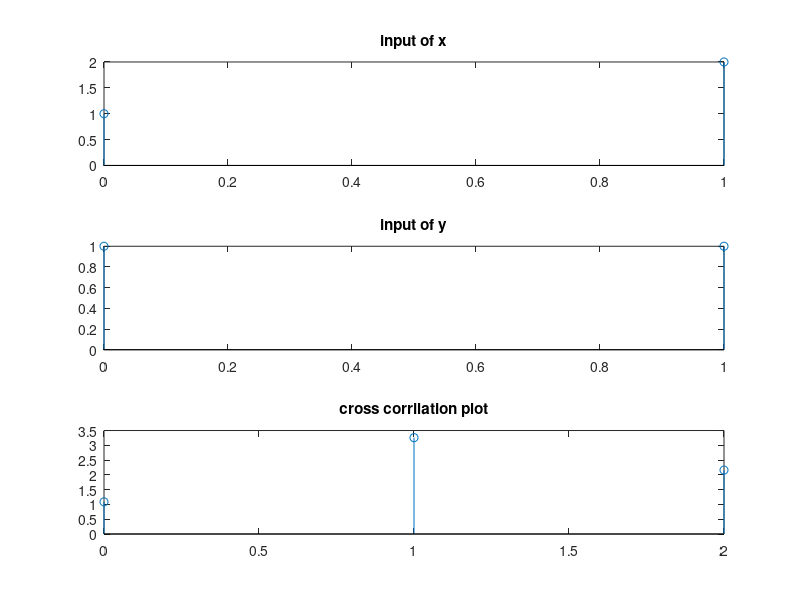

This chart was generated by the following MATLAB code:
close all;
clc;

x = [1,2];
y = [1 1];

noise = 0.2*rand(size(y));

noisy_y = y + noise;

% cross corrilation r_xy
cross_corr = xcorr(x,noisy_y);

n_x = 0:length(x)-1;
n_y = 0:length(noisy_y)-1;
n_cross_corr = 0:length(cross_corr)-1;

figure;
subplot(311)
stem(n_x,x)
title('input of x')

subplot(312)
stem(n_y,y)
title('input of y')

subplot(313)
stem(n_cross_corr,cross_corr)
title ('cross corrilation plot')
